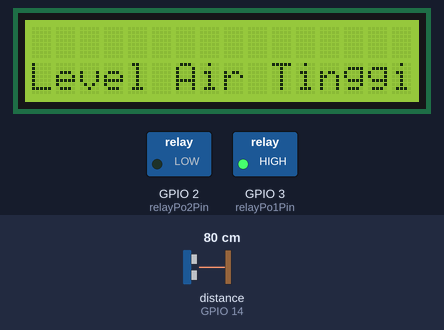
Bench run of a sketch on a simulated ESP8266 (NodeMCU). Parts: 16×2 character LCD, switched loads named in the sketch (green lamp = pin HIGH). Wiring (inferred from the names in the program): ultrasonic range finder: trigger GPIO 12; echo GPIO 14. The test bench sets the inputs (shaded band); at power-on: distance to the obstacle (sensor on GPIO 14) 80 cm. The echo pulse lasts 58.3 µs per cm; WiFi joins after 1.5 s; servers stay silent unless stated; the local clock reads 2024-03-15 10:24:30 at power-on unless the sketch sets it; pins used as bus, display or sensor lines are not drawn; what the sketch prints to the serial monitor is not drawn.

Above: at 5.3 s.
5.4 s: distance to the obstacle (sensor on GPIO 14) set to 7 cm
At 8.1 s:
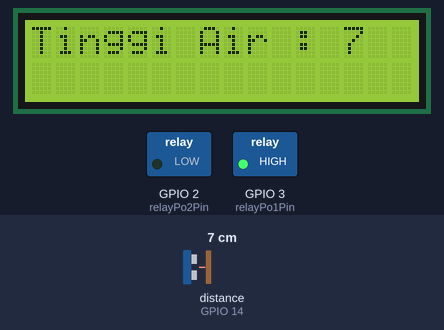
10.2 s: distance to the obstacle (sensor on GPIO 14) set to 4 cm
At 11.82 s:
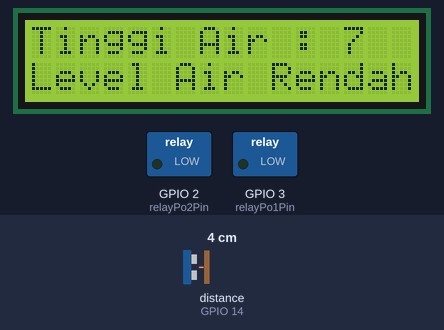
15.4 s: distance to the obstacle (sensor on GPIO 14) set to 9 cm
At 16.72 s:
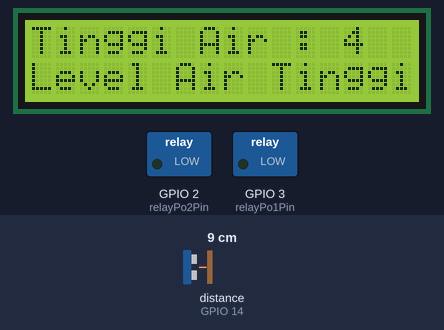
Timing chart, 0 to 18.4 s (numbered marks = the images above; inputs shaded):
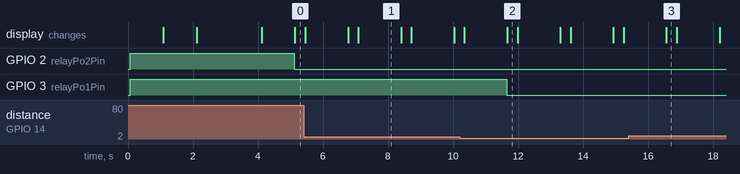

Measured:
- the behaviour switches between 6 and 5 cm on distance to the obstacle (sensor on GPIO 14) (found by bisection; images 1 and 2)
- after the input at 10.2 s, GPIO 3 (relayPo1Pin): HIGH → LOW after 1.5 s; the display: first differs from a run without the input after 1.5 s (image 2)
- after the input at 15.4 s, the display: changes after 1.2 s (image 3)
- what the display in image 1 shows lasts 1.3 s, from 7.1 s to 8.4 s

The sketch:

SmartWaterMonitoringV1.ino
```cpp
/*
  =========================================
  ||        COMPONENT       ||    PIN    ||
  =========================================
  ||  Ultra Echo            ||  D5 (14)  ||
  ||  Ultra Trigger         ||  D6 (12)  ||
  ||  relay Pompa 1 (INT1)  ||  RX (3)   ||
  ||  relay Pompa 2 (INT2)  ||  D4 (2)   ||
  =========================================

*/


#ifdef ESP32
  #include <WiFi.h>
#else
  #include <ESP8266WiFi.h>
#endif
#include <WiFiClientSecure.h>
#include <UniversalTelegramBot.h>
#include <ArduinoJson.h>
#include <Wire.h>
#include <LiquidCrystal_I2C.h>
LiquidCrystal_I2C lcd(0x27, 16, 2);

// Replace with your network credentials
const char* ssid = "ENTER A VALUE";
const char* password = "ENTER A VALUE";

// Initialize Telegram BOT
#define BOTtoken "ENTER A VALUE"
#define CHAT_ID "ENTER A VALUE"


#ifdef ESP8266
  X509List cert(TELEGRAM_CERTIFICATE_ROOT);
#endif

WiFiClientSecure client;
UniversalTelegramBot bot(BOTtoken, client);

// Checks for new messages every 1 second.
int botRequestDelay = 500;
unsigned long lastTimeBotRan;

const int triggerPin = 12; //D6 (12)
const int echoPin = 14; //D5 (14)
const int relayPo1Pin = 3; //RX (3)
const int relayPo2Pin = 2; //D4 (2)
bool relayState = HIGH;

long duration, jarak;

// Handle what happens when you receive new messages
void handleNewMessages(int numNewMessages) {
  Serial.println("handleNewMessages");
  Serial.println(String(numNewMessages));

  for (int i=0; i<numNewMessages; i++) {
    // Chat id of the requester
    String chat_id = String(bot.messages[i].chat_id);
    if (chat_id != CHAT_ID){
      bot.sendMessage(chat_id, "Unauthorized user", "");
      continue;
    }

    // Print the received message
    String text = bot.messages[i].text;
    Serial.println(text);

    String from_name = bot.messages[i].from_name;

    if (text == "/start") {
      String welcome = "Welcome, " + from_name + ".\n";
      welcome += "Use the following commands to control your outputs.\n\n";
      welcome += "/relay_on to turn GPIO ON \n";
      welcome += "/relay_off to turn GPIO OFF \n";
      welcome += "Coding punya karno \n";
      bot.sendMessage(chat_id, welcome, "");
    }

    if (text == "/relay_on") {
      bot.sendMessage(chat_id, "RELAY state set to ON", "");
      relayState = LOW;
      digitalWrite(relayPo1Pin, relayState);
      digitalWrite(relayPo2Pin, relayState);
    }

    if (text == "/relay_off") {
      bot.sendMessage(chat_id, "RELAY state set to OFF", "");
      relayState = HIGH;
      digitalWrite(relayPo1Pin, relayState);
      digitalWrite(relayPo2Pin, relayState);
    }

    /*
    if (text == "/state") {
      if (digitalRead(relayPin)){
        bot.sendMessage(chat_id, "RELAY is ON", "");
      }
      else{
        bot.sendMessage(chat_id, "RELAY is OFF", "");
      }
    }
    */

  }
}

void setup() {
  lcd.begin();
  //lcd.init();
  lcd.backlight();
  Serial.begin(115200);

  #ifdef ESP8266
    configTime(0, 0, "pool.ntp.org");      // get UTC time via NTP
    client.setTrustAnchors(&cert); // Add root certificate for api.telegram.org
  #endif

  pinMode(triggerPin, OUTPUT);
  pinMode(echoPin, INPUT);
  pinMode(relayPo1Pin, OUTPUT);
  pinMode(relayPo2Pin, OUTPUT);
  digitalWrite(relayPo1Pin, relayState);
  digitalWrite(relayPo2Pin, relayState);

  // Connect to Wi-Fi
  WiFi.mode(WIFI_STA);
  WiFi.begin(ssid, password);
  #ifdef ESP32
    client.setCACert(TELEGRAM_CERTIFICATE_ROOT); // Add root certificate for api.telegram.org
  #endif
  while (WiFi.status() != WL_CONNECTED) {
    delay(1000);
    Serial.println("Connecting to WiFi..");
    lcd.setCursor(0,0);
    lcd.print("Connecting..");
  }
  // Print ESP32 Local IP Address
  Serial.println(WiFi.localIP());
  lcd.clear();
  lcd.setCursor(0,0);
  lcd.print(WiFi.localIP());
  lcd.setCursor(0,1);
  lcd.print("ALL CLEAR");
  delay(2000);
  lcd.clear();
}


void hcsrVALUE() {
  digitalWrite(triggerPin, LOW);
  delayMicroseconds(2);
  digitalWrite(triggerPin, HIGH);
  delayMicroseconds(10);
  digitalWrite(triggerPin, LOW);
  duration = pulseIn(echoPin, HIGH);
  jarak = (duration/2) / 29.1;
  Serial.println("jarak :");
  Serial.print(jarak);
  Serial.println(" cm");
  delay(1000);

  if (jarak <= 5) {
    digitalWrite(relayPo1Pin, LOW);
    lcd.setCursor (0,1);
    //lcd.print ("================");
    lcd.print ("Level Air Rendah");

    String Message="Tinggi Air : "+String(jarak)+" Cm\n";
    Message+="Level Air Rendah";
    bot.sendMessage(CHAT_ID, Message, "");
  } else if (jarak == 10 && jarak <= 14) {
    digitalWrite(relayPo1Pin, HIGH);
    digitalWrite(relayPo2Pin, HIGH);
    lcd.setCursor (0,1);
    //lcd.print ("================");
    lcd.print ("Level Air Normal");

    String Message="Tinggi Air : "+String(jarak)+" Cm\n";
    Message+="Level Air Normal";
    bot.sendMessage(CHAT_ID, Message, "");
  } else {
    digitalWrite(relayPo2Pin, LOW);
    lcd.setCursor (0,1);
    //lcd.print ("================");
    lcd.print ("Level Air Tinggi");

    String Message="Tinggi Air : "+String(jarak)+" Cm\n";
    Message+="Level Air Tinggi";
    bot.sendMessage(CHAT_ID, Message, "");
  }

  lcd.clear();
  lcd.setCursor(0,0);
  lcd.print("Tinggi Air : " + String(jarak));

}


void loop() {
  Serial.print(jarak);
  hcsrVALUE();

  if (millis() > lastTimeBotRan + botRequestDelay)  {
    int numNewMessages = bot.getUpdates(bot.last_message_received + 1);

    while(numNewMessages) {
      Serial.println("got response");
      handleNewMessages(numNewMessages);
      numNewMessages = bot.getUpdates(bot.last_message_received + 1);
    }
    lastTimeBotRan = millis();
  }
}
```
